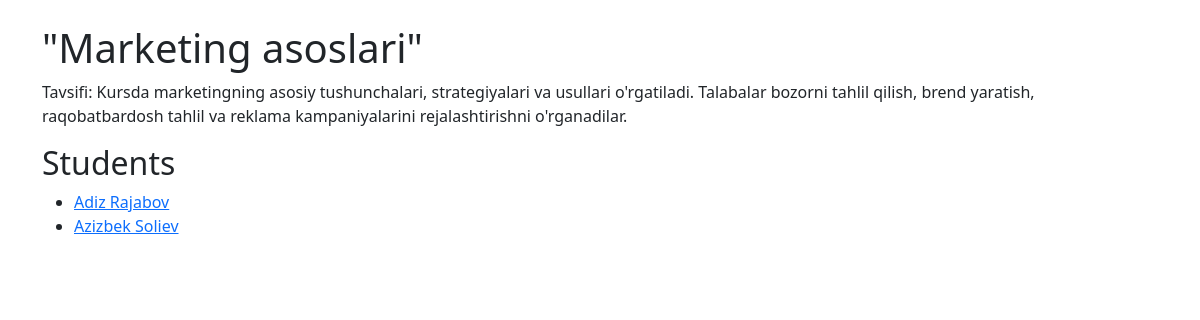
/course/5/, run on the app's committed database.
### courses/models.py (models this page shows, shortened)
class Course(models.Model):
    title = models.CharField(max_length=255)
    description = models.TextField()
    created_at = models.DateTimeField(auto_now_add=True)
    updated_at = models.DateTimeField(auto_now=True)

class Student(models.Model):
    name = models.CharField(max_length=255)
    email = models.EmailField(unique=True)
    enrolled_at = models.DateTimeField(auto_now_add=True)
    course = models.ForeignKey(Course, on_delete=models.CASCADE, related_name='students')

### courses/views.py (the view)
# urls.py: path('course/<int:course_id>/', views.course_students, name='course_students'),
def course_students(request, course_id):
    course = get_object_or_404(Course, id=course_id)
    students = course.students.all()
    return render(request, 'course_students.html', {'course': course, 'students': students})

### courses/templates/course_students.html (shortened to what this page needs)
{% extends 'base.html' %}
{% block content %}
<h1>{{ course.title }}</h1>
<p>{{ course.description }}</p>
<h2>Students</h2>
<ul>
    {% for student in students %}
    <li><a href="{% url 'student_detail' student.id %}">{{ student.name }}</a></li>
    {% endfor %}
</ul>
{% endblock %}

### data on the page
Course: title "\"Marketing asoslari\"", description "Tavsifi: Kursda marketingning asosiy tushunchalari, strategiyalari va usullari o'rgatiladi. Talabalar bozorni tahlil qilish, brend yaratish, raqobatbardosh tahlil va reklama kampaniyalarini rejalashtirishni o'rganadilar."
Student: name "Adiz Rajabov"
Student: name "Azizbek Soliev"
